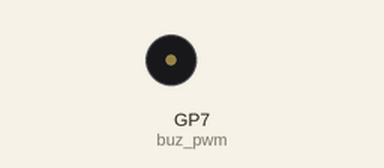
Simulated run of this program. Board: Raspberry Pi Pico running MicroPython. Shown: buzzer (waves = sounding). At 0.2 s the program stops and its outputs stay as they are.

Above: at 0.3 s.
Timing chart, 0 to 1.7 s (numbered marks = the images above):
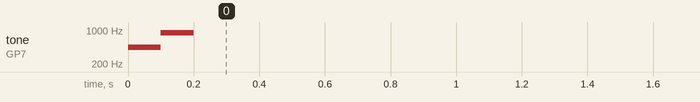

The program:

beep.py
```python
# UAMT_BOT demo - line follow
# Ludek Zalud, 25.6.2025
# HW version: UAMTbot 0.9
# Functions: beep with buzzer

from machine import Pin, PWM, I2C
import time

buz_pwm = PWM(Pin(7))

buz_pwm.duty_u16(10000)
buz_pwm.freq(442) # frequency - basic A

time.sleep_ms(100) # wait 100 ms

buz_pwm.duty_u16(20000)
buz_pwm.freq(884) # frequency - octave higher A

time.sleep_ms(100) # wait 100 ms

buz_pwm.duty_u16(0) # switch off PWM
```

Measured:
- by itself, tone on GP7 (buz_pwm): silent → 442 Hz at 0.00 s, → 884 Hz 0.10 s later, → silent 0.10 s later
